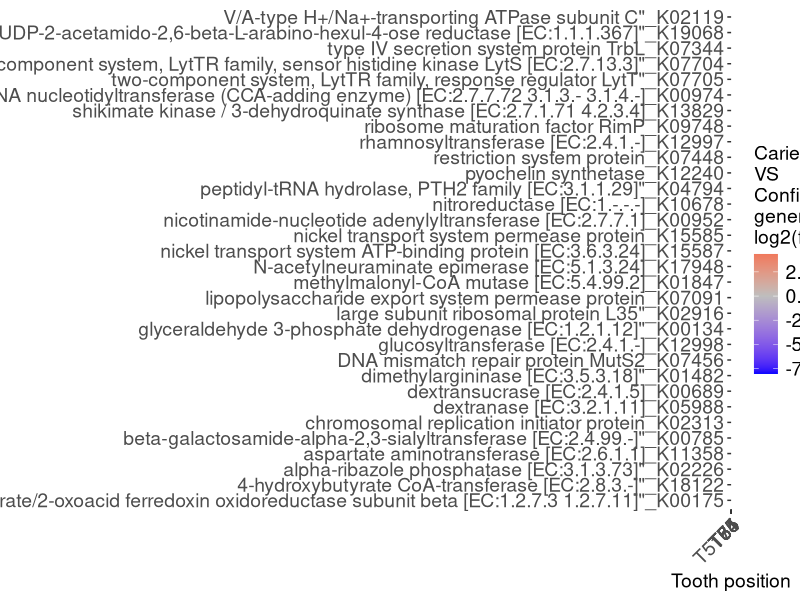

R code for this plot:
## install and load necessary libraries for data analyses
#-------------------------------
p <- c("reshape2","ggplot2","pheatmap","combinat","randomForest", "gridExtra", "crossRanger", "RColorBrewer",
       "vegan", "biomformat", "doMC", "cowplot", "pROC", "ggsignif", "ggpubr", "dplyr", "viridis")
usePackage <- function(p) {
  if (!is.element(p, installed.packages()[,1]))
    install.packages(p, dep=TRUE, repos="https://cloud.r-project.org/")
  suppressWarnings(suppressMessages(invisible(require(p, character.only=TRUE))))
}
invisible(lapply(p, usePackage))
#-------------------------------

imp_score <- read.table("../../Results/Figure_6/MiC/function_Position_crossRF_out/all_Taxon_OTU.RF_imps.tsv", 
                        sep = "\t", header = T)
imp_score <- imp_score[order(imp_score$imp_rank_mean), ]
top_32_features <- imp_score[1:32, ]

Taxonomy <- read.table("../../data/1867/function/KO/1867_function_taxonomy.txt", 
                       sep = "\t", header = T, row.names = 1, comment.char = "", quote = "")

getLastElement <- function(s) {
  elements <- strsplit(s, ";")[[1]]
  return(tail(elements, 1))
}
Taxonomy$Taxon <- with(Taxonomy, paste(Taxon, rownames(Taxonomy), sep = "_"))
Taxonomy$Taxon <- sapply(Taxonomy$Taxon, getLastElement)
Taxonomy$Taxon <- trimws(Taxonomy$Taxon)

glogfc <- read.table("../../Results/Figure_8/generalized_log2_fold_change_of_kos/generalized_logfc_by_datasets.txt",
                     sep = "\t", header = T, row.names = 1)
glogfc <- subset(glogfc, rownames(glogfc) %in% top_32_features$feature)
glogfc$feature <- rownames(glogfc)
glogfc <- melt(glogfc)
glogfc$Taxon <- Taxonomy[glogfc$feature, "Taxon"]

glogfc_plot <- ggplot(glogfc, aes(variable, Taxon, fill = value)) +
  geom_tile() +
  scale_fill_gradient2(low = "blue", high = "red", mid = "gray") +
  #scale_fill_gradient(low="#EFEFFF", high="blue") +  
  labs(fill = "Caries\nVS\nConfidentH\ngeneralized\nlog2(fold change)") +
  xlab("Tooth position") + 
  ylab("ASV") + 
  theme_bw() + 
  theme(strip.text = element_text(size = 14),
        legend.title = element_text(size = 14), 
        legend.text = element_text(size = 14),
        axis.title.x = element_text(size = 14),
        axis.title.y = element_text(size = 14),
        axis.text.x = element_text(size = 14, angle = 45, hjust = 1, vjust = 1),
        axis.text.y = element_text(size = 14),
        panel.grid.major = element_blank(),
        panel.grid.minor = element_blank(),
        panel.background = element_blank())
ggsave(filename="../../Results/Figure_8/generalized_log2_fold_change_of_kos/HHCC_top32_glogfc.pdf", plot=glogfc_plot, width=15, height=10)
